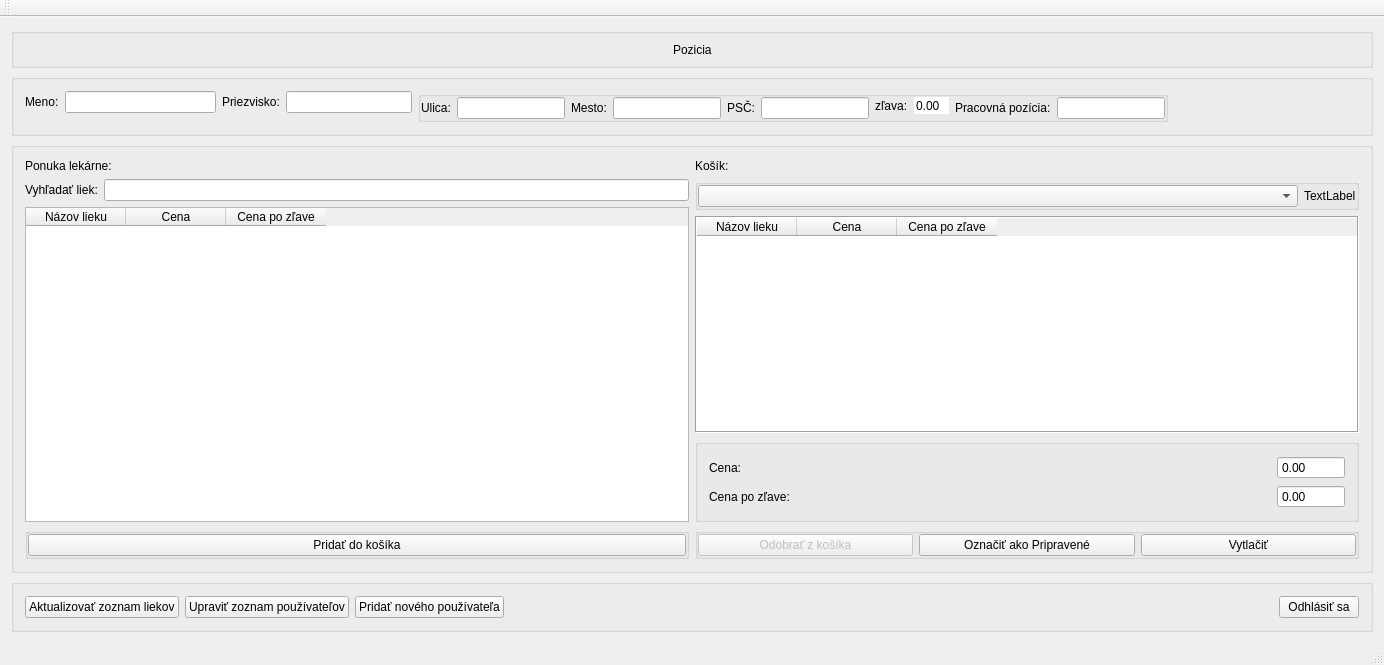
<?xml version="1.0" encoding="UTF-8"?>
<ui version="4.0">
 <class>lekarenClass</class>
 <widget class="QMainWindow" name="lekarenClass">
  <property name="geometry">
   <rect>
    <x>0</x>
    <y>0</y>
    <width>1384</width>
    <height>665</height>
   </rect>
  </property>
  <property name="windowTitle">
   <string>Lekáreň Mint</string>
  </property>
  <property name="windowIcon">
   <iconset>
    <normaloff>mint.ico</normaloff>mint.ico</iconset>
  </property>
  <widget class="QWidget" name="centralWidget">
   <layout class="QVBoxLayout" name="verticalLayout">
    <item>
     <widget class="QGroupBox" name="groupBox_4">
      <property name="maximumSize">
       <size>
        <width>16777215</width>
        <height>40</height>
       </size>
      </property>
      <property name="title">
       <string/>
      </property>
      <layout class="QHBoxLayout" name="horizontalLayout_4">
       <item>
        <spacer name="horizontalSpacer_2">
         <property name="orientation">
          <enum>Qt::Horizontal</enum>
         </property>
         <property name="sizeHint" stdset="0">
          <size>
           <width>603</width>
           <height>13</height>
          </size>
         </property>
        </spacer>
       </item>
       <item>
        <widget class="QLabel" name="label_10">
         <property name="text">
          <string>Pozicia</string>
         </property>
        </widget>
       </item>
       <item>
        <spacer name="horizontalSpacer_3">
         <property name="orientation">
          <enum>Qt::Horizontal</enum>
         </property>
         <property name="sizeHint" stdset="0">
          <size>
           <width>603</width>
           <height>13</height>
          </size>
         </property>
        </spacer>
       </item>
      </layout>
     </widget>
    </item>
    <item>
     <widget class="QGroupBox" name="groupBox">
      <property name="maximumSize">
       <size>
        <width>16777215</width>
        <height>100</height>
       </size>
      </property>
      <property name="title">
       <string/>
      </property>
      <property name="flat">
       <bool>false</bool>
      </property>
      <property name="checkable">
       <bool>false</bool>
      </property>
      <layout class="QHBoxLayout" name="horizontalLayout">
       <item>
        <layout class="QFormLayout" name="formLayout">
         <item row="0" column="0">
          <widget class="QLabel" name="label">
           <property name="text">
            <string>Meno:</string>
           </property>
          </widget>
         </item>
         <item row="0" column="1">
          <widget class="QLineEdit" name="meno"/>
         </item>
        </layout>
       </item>
       <item>
        <layout class="QFormLayout" name="formLayout_2">
         <item row="0" column="0">
          <widget class="QLabel" name="label_2">
           <property name="text">
            <string>Priezvisko:</string>
           </property>
          </widget>
         </item>
         <item row="0" column="1">
          <widget class="QLineEdit" name="priezvisko">
           <property name="autoFillBackground">
            <bool>false</bool>
           </property>
          </widget>
         </item>
        </layout>
       </item>
       <item>
        <widget class="QGroupBox" name="notAdmin">
         <property name="title">
          <string/>
         </property>
         <layout class="QHBoxLayout" name="horizontalLayout_6">
          <property name="spacing">
           <number>6</number>
          </property>
          <property name="leftMargin">
           <number>0</number>
          </property>
          <property name="topMargin">
           <number>0</number>
          </property>
          <property name="rightMargin">
           <number>0</number>
          </property>
          <property name="bottomMargin">
           <number>0</number>
          </property>
          <item>
           <layout class="QFormLayout" name="formLayout_3">
            <item row="0" column="0">
             <widget class="QLabel" name="label_3">
              <property name="text">
               <string>Ulica:</string>
              </property>
             </widget>
            </item>
            <item row="0" column="1">
             <widget class="QLineEdit" name="ulica"/>
            </item>
           </layout>
          </item>
          <item>
           <layout class="QFormLayout" name="formLayout_4">
            <item row="0" column="0">
             <widget class="QLabel" name="label_4">
              <property name="text">
               <string>Mesto:</string>
              </property>
             </widget>
            </item>
            <item row="0" column="1">
             <widget class="QLineEdit" name="mesto"/>
            </item>
           </layout>
          </item>
          <item>
           <layout class="QFormLayout" name="formLayout_5">
            <item row="0" column="0">
             <widget class="QLabel" name="label_5">
              <property name="text">
               <string>PSČ:</string>
              </property>
             </widget>
            </item>
            <item row="0" column="1">
             <widget class="QLineEdit" name="psc">
              <property name="maxLength">
               <number>5</number>
              </property>
             </widget>
            </item>
           </layout>
          </item>
          <item>
           <layout class="QFormLayout" name="formLayout_6">
            <item row="0" column="0">
             <widget class="QLabel" name="label_6">
              <property name="text">
               <string>zľava:</string>
              </property>
             </widget>
            </item>
            <item row="0" column="1">
             <widget class="QDoubleSpinBox" name="zlava">
              <property name="frame">
               <bool>false</bool>
              </property>
              <property name="buttonSymbols">
               <enum>QAbstractSpinBox::NoButtons</enum>
              </property>
             </widget>
            </item>
           </layout>
          </item>
          <item>
           <layout class="QFormLayout" name="formLayout_7">
            <item row="0" column="0">
             <widget class="QLabel" name="label_7">
              <property name="text">
               <string>Pracovná pozícia:</string>
              </property>
             </widget>
            </item>
            <item row="0" column="1">
             <widget class="QLineEdit" name="pozicia"/>
            </item>
           </layout>
          </item>
         </layout>
        </widget>
       </item>
       <item>
        <spacer name="horizontalSpacer_4">
         <property name="orientation">
          <enum>Qt::Horizontal</enum>
         </property>
         <property name="sizeHint" stdset="0">
          <size>
           <width>40</width>
           <height>20</height>
          </size>
         </property>
        </spacer>
       </item>
      </layout>
     </widget>
    </item>
    <item>
     <widget class="QGroupBox" name="groupBox_2">
      <property name="title">
       <string/>
      </property>
      <layout class="QHBoxLayout" name="horizontalLayout_2">
       <item>
        <layout class="QVBoxLayout" name="verticalLayout_3">
         <item>
          <widget class="QLabel" name="label_8">
           <property name="text">
            <string>Ponuka lekárne:</string>
           </property>
          </widget>
         </item>
         <item>
          <layout class="QFormLayout" name="formLayout_8">
           <item row="0" column="0">
            <widget class="QLabel" name="label_11">
             <property name="text">
              <string>Vyhľadať liek:</string>
             </property>
            </widget>
           </item>
           <item row="0" column="1">
            <widget class="QLineEdit" name="HladatLiek"/>
           </item>
          </layout>
         </item>
         <item>
          <widget class="QTableWidget" name="LiekyPredaj">
           <attribute name="horizontalHeaderVisible">
            <bool>true</bool>
           </attribute>
           <attribute name="verticalHeaderVisible">
            <bool>false</bool>
           </attribute>
           <column>
            <property name="text">
             <string>Názov lieku</string>
            </property>
           </column>
           <column>
            <property name="text">
             <string>Cena</string>
            </property>
           </column>
           <column>
            <property name="text">
             <string>Cena po zľave</string>
            </property>
           </column>
          </widget>
         </item>
         <item>
          <widget class="QGroupBox" name="groupBox_6">
           <property name="title">
            <string/>
           </property>
           <layout class="QVBoxLayout" name="verticalLayout_4">
            <property name="leftMargin">
             <number>0</number>
            </property>
            <property name="topMargin">
             <number>0</number>
            </property>
            <property name="rightMargin">
             <number>0</number>
            </property>
            <property name="bottomMargin">
             <number>0</number>
            </property>
            <item>
             <widget class="QPushButton" name="kosikPridat">
              <property name="text">
               <string>Pridať do košíka</string>
              </property>
             </widget>
            </item>
           </layout>
          </widget>
         </item>
        </layout>
       </item>
       <item>
        <layout class="QVBoxLayout" name="verticalLayout_2">
         <item>
          <widget class="QLabel" name="label_9">
           <property name="text">
            <string>Košík:</string>
           </property>
          </widget>
         </item>
         <item>
          <widget class="QGroupBox" name="groupBox_5">
           <property name="title">
            <string/>
           </property>
           <layout class="QHBoxLayout" name="horizontalLayout_7">
            <property name="spacing">
             <number>6</number>
            </property>
            <property name="leftMargin">
             <number>0</number>
            </property>
            <property name="topMargin">
             <number>0</number>
            </property>
            <property name="rightMargin">
             <number>0</number>
            </property>
            <property name="bottomMargin">
             <number>0</number>
            </property>
            <item>
             <widget class="QComboBox" name="vyberPouzivatela"/>
            </item>
            <item>
             <widget class="QLabel" name="poziciaVybrany">
              <property name="sizePolicy">
               <sizepolicy hsizetype="Maximum" vsizetype="Preferred">
                <horstretch>0</horstretch>
                <verstretch>0</verstretch>
               </sizepolicy>
              </property>
              <property name="text">
               <string>TextLabel</string>
              </property>
             </widget>
            </item>
           </layout>
          </widget>
         </item>
         <item>
          <widget class="QTableWidget" name="LiekyKosik">
           <property name="frameShape">
            <enum>QFrame::Box</enum>
           </property>
           <column>
            <property name="text">
             <string>Názov lieku</string>
            </property>
           </column>
           <column>
            <property name="text">
             <string>Cena</string>
            </property>
           </column>
           <column>
            <property name="text">
             <string>Cena po zľave</string>
            </property>
           </column>
          </widget>
         </item>
         <item>
          <widget class="QGroupBox" name="cenyGroup">
           <property name="title">
            <string/>
           </property>
           <property name="flat">
            <bool>false</bool>
           </property>
           <property name="checkable">
            <bool>false</bool>
           </property>
           <property name="checked">
            <bool>false</bool>
           </property>
           <layout class="QGridLayout" name="gridLayout">
            <item row="0" column="1">
             <widget class="QDoubleSpinBox" name="cena">
              <property name="sizePolicy">
               <sizepolicy hsizetype="Maximum" vsizetype="Fixed">
                <horstretch>0</horstretch>
                <verstretch>0</verstretch>
               </sizepolicy>
              </property>
              <property name="readOnly">
               <bool>true</bool>
              </property>
              <property name="buttonSymbols">
               <enum>QAbstractSpinBox::NoButtons</enum>
              </property>
              <property name="maximum">
               <double>99999999.989999994635582</double>
              </property>
             </widget>
            </item>
            <item row="0" column="0">
             <widget class="QLabel" name="label_12">
              <property name="text">
               <string>Cena:</string>
              </property>
             </widget>
            </item>
            <item row="1" column="0">
             <widget class="QLabel" name="label_13">
              <property name="text">
               <string>Cena po zľave:</string>
              </property>
             </widget>
            </item>
            <item row="1" column="1">
             <widget class="QDoubleSpinBox" name="cenaPoZlave">
              <property name="readOnly">
               <bool>true</bool>
              </property>
              <property name="buttonSymbols">
               <enum>QAbstractSpinBox::NoButtons</enum>
              </property>
              <property name="maximum">
               <double>99999999.989999994635582</double>
              </property>
             </widget>
            </item>
           </layout>
          </widget>
         </item>
         <item>
          <widget class="QGroupBox" name="groupbox4">
           <property name="title">
            <string/>
           </property>
           <layout class="QHBoxLayout" name="horizontalLayout_5">
            <property name="leftMargin">
             <number>0</number>
            </property>
            <property name="topMargin">
             <number>0</number>
            </property>
            <property name="rightMargin">
             <number>0</number>
            </property>
            <property name="bottomMargin">
             <number>0</number>
            </property>
            <item>
             <widget class="QPushButton" name="kosikOdobrat">
              <property name="enabled">
               <bool>false</bool>
              </property>
              <property name="text">
               <string>Odobrať z košíka</string>
              </property>
             </widget>
            </item>
            <item>
             <widget class="QPushButton" name="Pripravene">
              <property name="text">
               <string>Označiť ako Pripravené</string>
              </property>
             </widget>
            </item>
            <item>
             <widget class="QPushButton" name="Vytlacit">
              <property name="text">
               <string>Vytlačiť</string>
              </property>
             </widget>
            </item>
           </layout>
          </widget>
         </item>
        </layout>
       </item>
      </layout>
     </widget>
    </item>
    <item>
     <widget class="QGroupBox" name="groupBox_3">
      <property name="maximumSize">
       <size>
        <width>16777215</width>
        <height>200</height>
       </size>
      </property>
      <property name="title">
       <string/>
      </property>
      <layout class="QHBoxLayout" name="horizontalLayout_3">
       <item>
        <widget class="QPushButton" name="UploadZoznam">
         <property name="maximumSize">
          <size>
           <width>200</width>
           <height>16777215</height>
          </size>
         </property>
         <property name="text">
          <string>Aktualizovať zoznam liekov</string>
         </property>
        </widget>
       </item>
       <item>
        <widget class="QPushButton" name="UprPouz">
         <property name="text">
          <string>Upraviť zoznam používateľov</string>
         </property>
        </widget>
       </item>
       <item>
        <widget class="QPushButton" name="NovyPouz">
         <property name="text">
          <string>Pridať nového používateľa</string>
         </property>
        </widget>
       </item>
       <item>
        <spacer name="horizontalSpacer">
         <property name="orientation">
          <enum>Qt::Horizontal</enum>
         </property>
         <property name="sizeHint" stdset="0">
          <size>
           <width>40</width>
           <height>20</height>
          </size>
         </property>
        </spacer>
       </item>
       <item>
        <widget class="QPushButton" name="Odhlasit">
         <property name="maximumSize">
          <size>
           <width>200</width>
           <height>16777215</height>
          </size>
         </property>
         <property name="text">
          <string>Odhlásiť sa</string>
         </property>
        </widget>
       </item>
      </layout>
     </widget>
    </item>
   </layout>
  </widget>
  <widget class="QMenuBar" name="menuBar">
   <property name="geometry">
    <rect>
     <x>0</x>
     <y>0</y>
     <width>1384</width>
     <height>26</height>
    </rect>
   </property>
  </widget>
  <widget class="QToolBar" name="mainToolBar">
   <attribute name="toolBarArea">
    <enum>TopToolBarArea</enum>
   </attribute>
   <attribute name="toolBarBreak">
    <bool>false</bool>
   </attribute>
  </widget>
  <widget class="QStatusBar" name="statusBar"/>
 </widget>
 <layoutdefault spacing="6" margin="11"/>
 <resources>
  <include location="lekaren.qrc"/>
 </resources>
 <connections/>
</ui>
